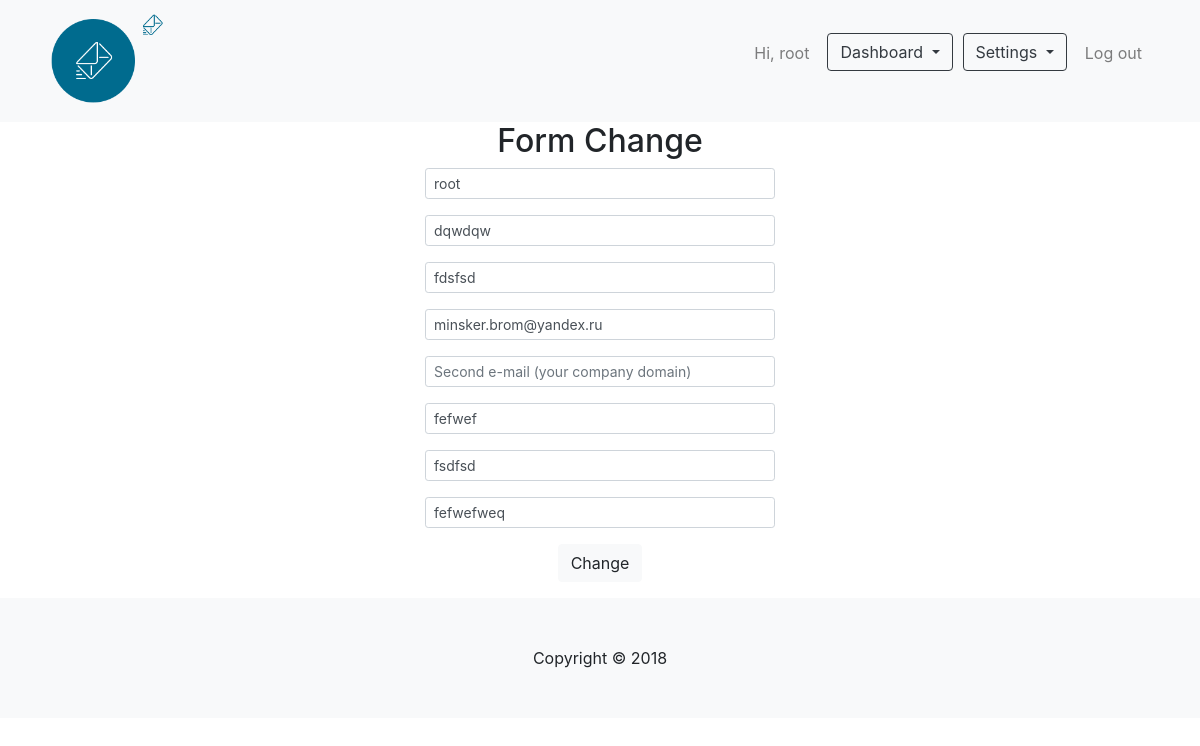
The app's page /account-settings/ (signed in), older data.
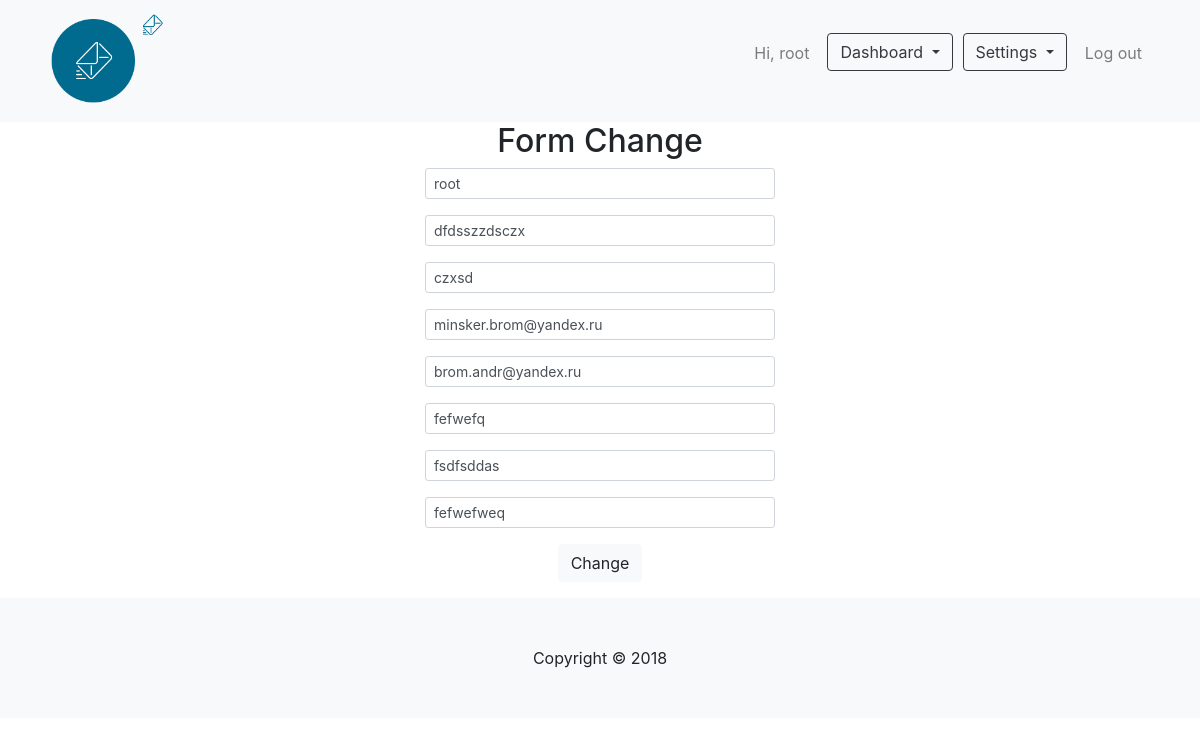
The same page, newer data.
### Sender/models.py (models this page shows, shortened)
class MailerUser(models.Model):
    mailer_user = models.OneToOneField(User, on_delete=models.CASCADE, related_name='user_account')
    mailer_company = models.CharField(max_length=250)
    mailer_company_address = models.CharField(max_length=250)
    mailer_phone_number = models.CharField(max_length=30)
    mailer_company_industry = models.CharField(max_length=250)
    mailer_company_website = models.CharField(max_length=250)
    not_confirmed_user = "NCN"
    mail_confirmed_user = "MCN"
    admin_confirmed_user = "ACN"
    user_status_choice = (
        (not_confirmed_user, 'Not confirmed mail'),
        (mail_confirmed_user, 'Confirmed mails'),
        (admin_confirmed_user, 'Admin confirmed'),
    )
    mailer_user_status = models.CharField(max_length=3,
                                          choices=user_status_choice,
                                          default=not_confirmed_user,
                                          verbose_name='user status')
    free_account_type = "FREE"
    premium_account_type = "PREM"
    user_account_type = (
        (free_account_type, 'Free account'),
        (premium_account_type, 'Premium account'),
    )
    mailer_account_type = models.CharField(choices=user_account_type,
                                           default=free_account_type,
                                           verbose_name='account type',
                                           max_length=4)
    class Meta:
        verbose_name_plural = 'Users List'

class UserEmails(models.Model):
    user = models.OneToOneField(User, on_delete=models.CASCADE, related_name='user_emails', default=0, primary_key=True)
    mailer_first_email = models.EmailField(max_length=100, unique=True)
    mailer_first_email_status = models.BooleanField(default=False)
    mailer_second_email = models.EmailField(max_length=100, unique=False, blank=True, null=True)
    mailer_second_email_status = models.BooleanField(default=False)
    mailer_with_single_email = models.BooleanField(default=False)
    class Meta:
        verbose_name_plural = 'Users Emails List'

### Sender/views.py (the view, shortened to what this page needs)
# urls.py: path('account-settings/', views.AccountSettings.as_view(), name='account-settings'),
class AccountSettings(LoginRequiredMixin, View):
    content = {}
    fields_format = {'mailer_user': 'Username',
                     'mailer_company': 'Company name',
                     'mailer_company_address': 'Company address',
                     'mailer_first_email': 'First email',
                     'mailer_second_email': 'Second email',
                     'mailer_phone_number': 'Contact number',
                     'mailer_company_industry': 'Company industry',
                     'mailer_company_website': 'Company website'}
    login_url = '/login/'
    redirect_field_name = 'login'
    def __get_user_with_init(self):
        user = self.request.user
        data = {'mailer_user': user.username,
                'mailer_company': user.user_account.mailer_company,
                'mailer_company_address': user.user_account.mailer_company_address,
                'mailer_first_email': user.user_emails.mailer_first_email,
                'mailer_second_email': user.user_emails.mailer_second_email,
                'mailer_phone_number': user.user_account.mailer_phone_number,
                'mailer_company_industry': user.user_account.mailer_company_industry,
                'mailer_company_website': user.user_account.mailer_company_website}
        return user, data
    def get(self, request):
        user, data = self.__get_user_with_init()
        self.content.update({
            'doc': 'user_account.html',
            'title': 'Account Settings',
            'change_info_form': ChangeUserInfo(initial=data)
        })
        return render(request, 'base.html', self.content)

### Sender/templates/base.html (shortened to what this page needs)
{% load static %}
<!doctype html>
<head>
    <link href="{% static "/css/bootstrap.min.css" %}" rel="stylesheet">
    <link href="{% static "/css/style.css" %}" rel="stylesheet">
</head>
<body>
    {% block header %}
        {% include 'elements/header.html' %}
    {% endblock %}
    {% block page %}
        {% include doc %}
    {% endblock %}
    {% block footer %}
        {% include 'elements/footer.html' %}
    {% endblock %}
</body>
</html>

### Sender/templates/elements/header.html (shortened to what this page needs)
{% load static %}
<link href="{% static "/css/header.css" %}" rel="stylesheet">
    <nav class="navbar navbar-expand-lg navbar-light bg-light" id="mainNav">
      <div class="container">
        <a class="navbar-brand js-scroll-trigger" href="{% url 'home' %}"><img id="logo" src="/static/images/logo.png"></a>
        <div class="collapse navbar-collapse" id="navbarResponsive">
          <ul class="navbar-nav ml-auto">
                {% if user.is_authenticated %}
                <li class="nav-item">
                  <p class="nav-link"> Hi, {{ user }}</p>
                </li>
                <li class="nav-item">
                  <div class="dropdown">
                    <button class="btn btn-outline-dark dropdown-toggle" type="button" id="dropdownDashboardMenu" data-toggle="dropdown" aria-haspopup="true" aria-expanded="false">
                      Dashboard
                    </button>
                  </div>
                </li>
                <li class="nav-item">
                  <div class="dropdown">
                    <button class="btn btn-outline-dark dropdown-toggle" type="button" id="dropdownSettingsMenu" data-toggle="dropdown" aria-haspopup="true" aria-expanded="false">
                      Settings
                    </button>
                  </div>
                </li>
                <li class="nav-item">
                  <a class="nav-link js-scroll-trigger" href="{% url 'logout' %}">Log out</a>
                </li>
                {% endif %}
          </ul>
        </div>
      </div>
    </nav>

### Sender/templates/user_account.html (shortened to what this page needs)
<div class="container">
    <h2 class="form-label">Form Change</h2>
  <div class="row">
    <div class="col-md">
    </div>
    <div class="col-md">
        <form action="" method="POST">
            <div class="form-group">
                {{ change_info_form.mailer_user }}
            </div>
            <div class="form-group">
                {{ change_info_form.mailer_company }}
            </div>
            <div class="form-group">
                {{ change_info_form.mailer_company_address }}
            </div>
            <div class="form-group">
                {{ change_info_form.mailer_first_email }}
            </div>
            <div class="form-group">
                {{ change_info_form.mailer_second_email }}
            </div>
            <div class="form-group">
                {{ change_info_form.mailer_phone_number }}
            </div>
            <div class="form-group">
                {{ change_info_form.mailer_company_industry }}
            </div>
            <div class="form-group">
                {{ change_info_form.mailer_company_website }}
            </div>
            <div class="form-group" id="button-submit">
                <button type="submit" class="btn btn-light">Change</button>
            </div>
        </form>
    </div>
    <div class="col-md">
    </div>
  </div>
</div>

### Sender/templates/elements/footer.html
{% block footer %}
  <footer class="py-5 bg-light">
        <div class="container">
          <p class="m-0 text-center text-black">Copyright &copy; 2018</p>
        </div>
  </footer>
{% endblock %}

### Sender/static/css/style.css (style rules this page uses)
#logo { width: 120px; }
.form-label { text-align: center; }
#button-submit { text-align: center; }

### Sender/static/css/header.css (style rules this page uses)
.nav-item { padding-left: 5px; padding-right: 5px }

Row changes from the older to the newer data that the page shows:
changed MailerUser "root": mailer_company "dqwdqw" → "dfdsszzdsczx"; mailer_company_address "fdsfsd" → "czxsd"; mailer_phone_number "fefwef" → "fefwefq"; mailer_company_industry "fsdfsd" → "fsdfsddas"
changed UserEmails "minsker.brom@yandex.ru": mailer_second_email (not shown) → "brom.andr@yandex.ru"
